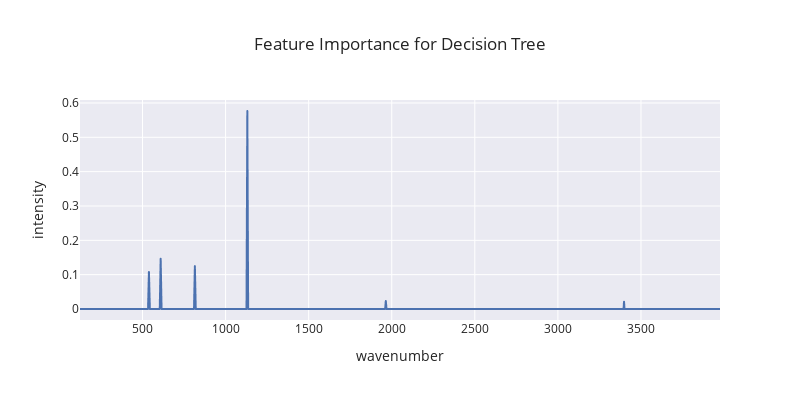

This figure's notebook cell:
### Code cell
# Using the X_train and y_train data to estimate the
# model parameters to figure out which variables are 
# the most predictive
# We will then navigate a path down this decision tree
# to build that model to visualize it you can use 
# Dot Plot Tree. This allows you to see the variables.
fig = px.line(y = tree_only.feature_importances_,
                x=X.columns,
                template = 'seaborn',
                title = 'Feature Importance for Decision Tree',
                width = 800,
                height = 400
                )

fig.update_yaxes(title = 'intensity')
fig.update_xaxes(title = 'wavenumber')

### Figure 1 — Plotly figure (JSON) as saved in the notebook; plotly's stock layout.template omitted (floating-point values rounded to 4 significant figures; data arrays with more than 128 entries replaced by an {"elided": "..."} marker saying what was removed)
{"data": [{"hovertemplate": "x=%{x}<br>y=%{y}<extra></extra>", "legendgroup": "", "line": {"color": "rgb(76,114,176)", "dash": "solid"}, "marker": {"symbol": "circle"}, "mode": "lines", "name": "", "showlegend": false, "type": "scattergl", "x": {"elided": "1024 float values"}, "xaxis": "x", "y": {"elided": "1024 float values"}, "yaxis": "y"}], "layout": {"height": 400, "legend": {"tracegroupgap": 0}, "title": {"text": "Feature Importance for Decision Tree"}, "width": 800, "xaxis": {"anchor": "y", "domain": [0, 1], "title": {"text": "wavenumber"}}, "yaxis": {"anchor": "x", "domain": [0, 1], "title": {"text": "intensity"}}}}
